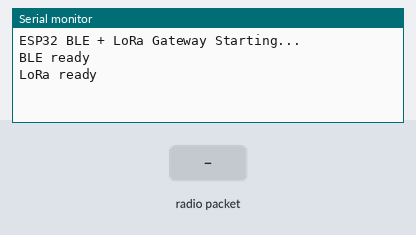
Bench run of a sketch on a simulated ESP32. Parts: the last lines printed to the serial monitor. The inputs (shaded band) are chosen by the test bench. No radio packets arrive unless stated; nothing arrives over Bluetooth unless stated; a phone connects over Bluetooth LE 3 s after start.

Above: at 1.7 s.
1.8 s: radio packet "1" arrives
At 3.1 s:
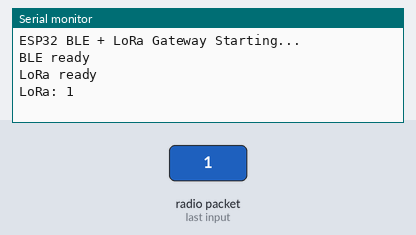
4.8 s: radio packet "0" arrives
At 5.08 s:
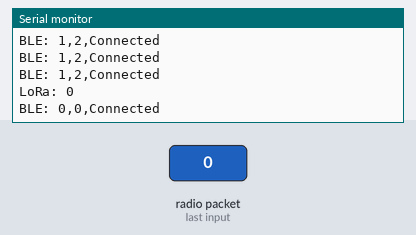
6.3 s: radio packet "2" arrives
At 6.48 s:
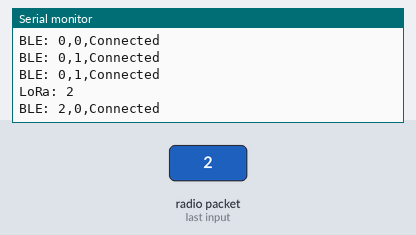
Timing chart, 0 to 9.3 s (numbered marks = the images above; inputs shaded):
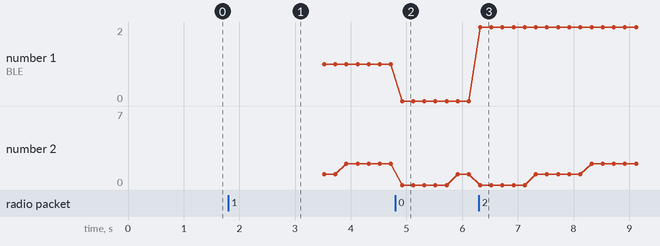

Measured:
- after the input at 1.8 s, the serial monitor: prints a new line at once (image 1)
- after the input at 4.8 s, the serial monitor: prints a new line at once (image 2)
- after the input at 6.3 s, the serial monitor: prints a new line at once (image 3)
- plotted number 1: 1 → 0 after the input at 4.8 s

The sketch:

GatewayDeviceCode.ino
```cpp
#include <BLEDevice.h>
#include <BLEServer.h>
#include <BLEUtils.h>
#include <BLE2902.h>
#include <SPI.h>
#include <LoRa.h>

// BLE UUIDs
#define SERVICE_UUID        "12345678-1234-1234-1234-1234567890ab"
#define CHARACTERISTIC_UUID "abcd1234-5678-90ab-cdef-1234567890ab"

// LoRa pins
#define LORA_SS   5
#define LORA_RST  14
#define LORA_DI0  26
#define LORA_SCK  18
#define LORA_MISO 19
#define LORA_MOSI 23

// BLE variables
BLECharacteristic *pCharacteristic;
bool deviceConnected = false;

// LoRa tracking
String lastPayload = "none,none,nofall,idle";
unsigned long lastReceived = 0;

// Timing
unsigned long lastNotify = 0;

// BLE Callbacks
class MyServerCallbacks : public BLEServerCallbacks {
  void onConnect(BLEServer* pServer) override {
    deviceConnected = true;
    Serial.println("BLE connected");
  }

  void onDisconnect(BLEServer* pServer) override {
    deviceConnected = false;
    Serial.println("BLE disconnected");
    delay(500);
    pServer->startAdvertising();
    Serial.println("BLE advertising restarted");
  }
};

void setup() {
  Serial.begin(115200);
  delay(500);
  Serial.println("ESP32 BLE + LoRa Gateway Starting...");

  // BLE Setup
  BLEDevice::init("GatewayDevice");
  BLEServer *pServer = BLEDevice::createServer();
  pServer->setCallbacks(new MyServerCallbacks());

  BLEService *pService = pServer->createService(SERVICE_UUID);

  pCharacteristic = pService->createCharacteristic(
                      CHARACTERISTIC_UUID,
                      BLECharacteristic::PROPERTY_READ |
                      BLECharacteristic::PROPERTY_NOTIFY
                    );
  pCharacteristic->addDescriptor(new BLE2902());

  pService->start();

  BLEAdvertising *pAdvertising = BLEDevice::getAdvertising();
  pAdvertising->addServiceUUID(SERVICE_UUID);
  pAdvertising->setScanResponse(true);
  pAdvertising->start();

  Serial.println("BLE ready");

  //  LoRa Setup
  SPI.begin(LORA_SCK, LORA_MISO, LORA_MOSI, LORA_SS);
  LoRa.setPins(LORA_SS, LORA_RST, LORA_DI0);

  if (!LoRa.begin(915E6)) {
    Serial.println("LoRa init failed!");
    while (1);
  }

  Serial.println("LoRa ready");
}

void loop() {

  // Check LoRa
  int packetSize = LoRa.parsePacket();

  if (packetSize) {
    String payload = "";

    while (LoRa.available()) {
      payload += (char)LoRa.read();
    }

    if (payload.length() > 0) {
      lastReceived = millis();
      lastPayload = payload;

      Serial.print("LoRa: ");
      Serial.println(payload);
    }
  }

  // BLE update
  unsigned long now = millis();

  if (now - lastNotify >= 200) { // 5 updates/sec
    lastNotify = now;

    // Last update time
    unsigned long lastUpdateSec = 0;
    if (lastReceived > 0) {
      lastUpdateSec = (now - lastReceived) / 1000;
    }

    // Cane connection
    bool caneConnection = (lastReceived > 0 && (now - lastReceived) <= 15000);

    String blePayload = lastPayload + "," +
                        String(lastUpdateSec) + "," +
                        (caneConnection ? "Connected" : "Disconnected");

    // Send BLE
    if (deviceConnected) {
      pCharacteristic->setValue(blePayload.c_str());
      pCharacteristic->notify();

      Serial.print("BLE: ");
      Serial.println(blePayload);
    }
  }
}
```
